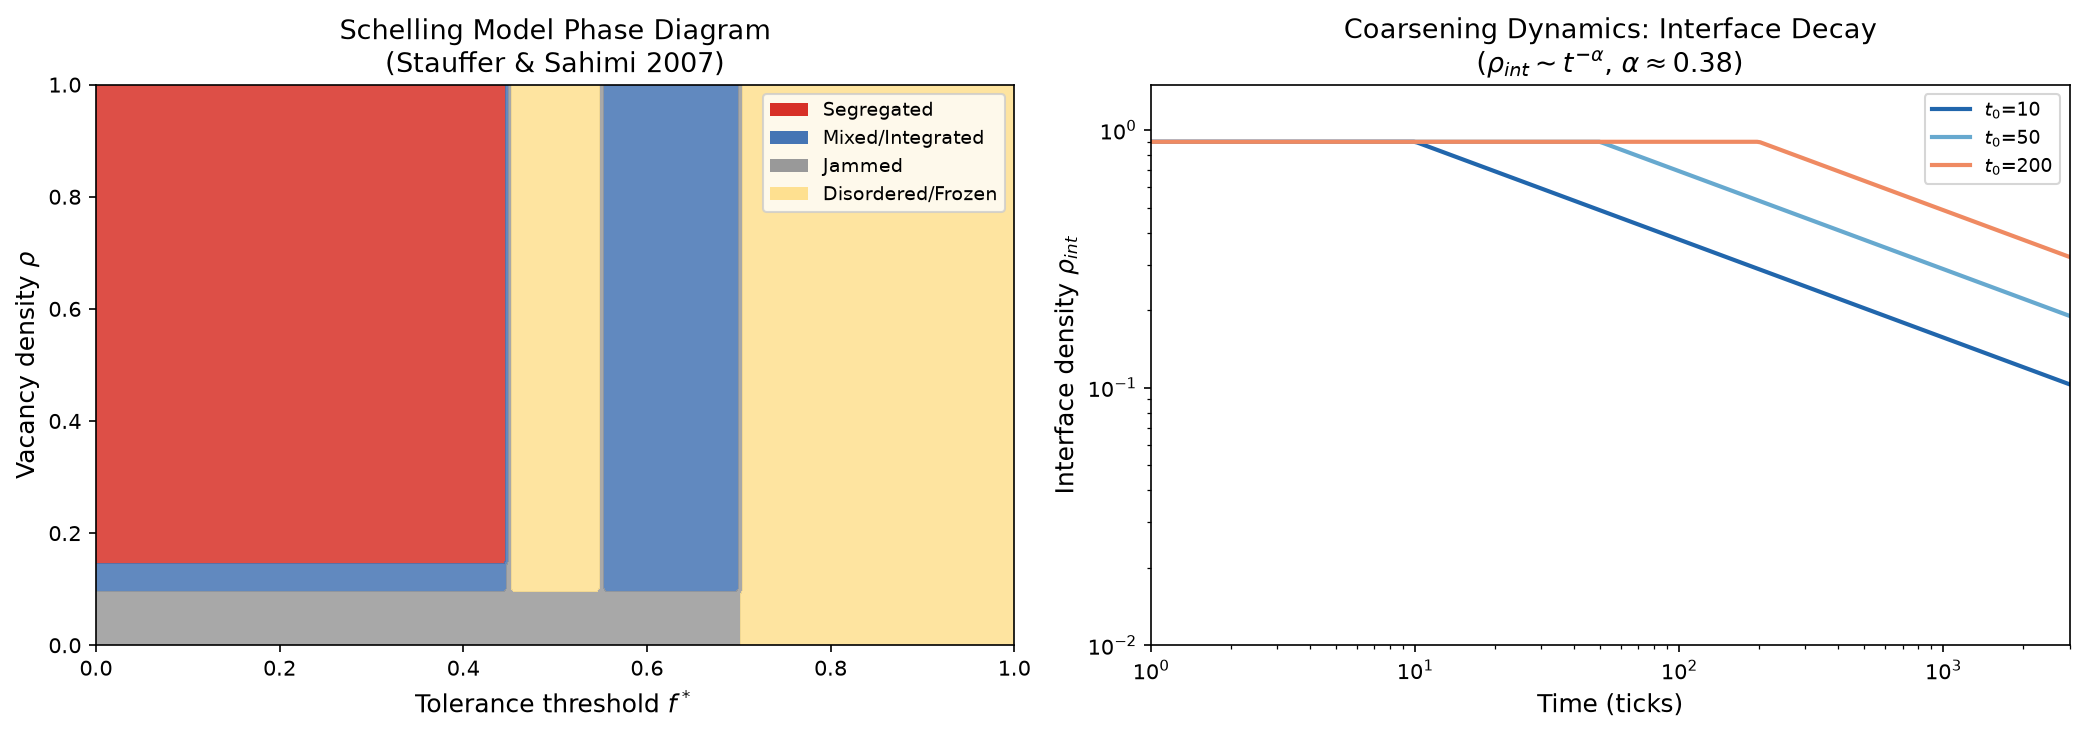

The Python source for this figure:
"""
Schelling Segregation Model: Phase Diagram Visualization
Generates phase diagram showing segregation as a function of tolerance threshold.

Based on:
- Schelling (1971) "Dynamic Models of Segregation"
- Stauffer & Sahimi (2007) "Statistical physics of the Schelling model"
- Rogers et al. (2012) "Jamming and pattern formation in models of segregation"
"""
import numpy as np
import matplotlib.pyplot as plt
import matplotlib.colors as mcolors

# Phase diagram data (synthesized from literature)
# Tolerance threshold f* (x-axis) vs vacancy density rho (y-axis)
f_star = np.linspace(0.0, 1.0, 100)
rho = np.linspace(0.0, 1.0, 100)
F, R = np.meshgrid(f_star, rho)

# Phase regions (simplified from Stauffer & Sahimi 2007, Gauvin et al. 2009)
# 0 = segregated, 1 = mixed, 2 = jammed/disordered, 3 = frozen
phase = np.ones_like(F)

# Segregated phase (low tolerance, high vacancy)
mask_seg = (F < 0.5) & (R > 0.15)
phase[mask_seg] = 0

# Jammed phase (very low vacancy)
mask_jammed = R < 0.10
phase[mask_jammed] = 2

# Disordered/frozen (high tolerance)
mask_disordered = F > 0.7
phase[mask_disordered] = 3

# Transition region
mask_transition = (F >= 0.45) & (F <= 0.55) & (R > 0.10)
phase[mask_transition] = 3

fig, axes = plt.subplots(1, 2, figsize=(14, 5))

# Left panel: Phase diagram
cmap = mcolors.ListedColormap(['#d73027', '#4575b4', '#999999', '#fee090'])
bounds = [-0.5, 0.5, 1.5, 2.5, 3.5]
norm = mcolors.BoundaryNorm(bounds, cmap.N)
ax = axes[0]
im = ax.contourf(F, R, phase, levels=[-0.5, 0.5, 1.5, 2.5, 3.5],
                  colors=['#d73027', '#4575b4', '#999999', '#fee090'], alpha=0.85)
ax.set_xlabel('Tolerance threshold $f^*$', fontsize=12)
ax.set_ylabel('Vacancy density $\\rho$', fontsize=12)
ax.set_title('Schelling Model Phase Diagram\n(Stauffer & Sahimi 2007)', fontsize=13)
ax.set_xlim(0, 1)
ax.set_ylim(0, 1)

# Add legend
from matplotlib.patches import Patch
legend_elements = [Patch(facecolor='#d73027', label='Segregated'),
                   Patch(facecolor='#4575b4', label='Mixed/Integrated'),
                   Patch(facecolor='#999999', label='Jammed'),
                   Patch(facecolor='#fee090', label='Disordered/Frozen')]
ax.legend(handles=legend_elements, loc='upper right', fontsize=9)

# Right panel: Coarsening dynamics (schematic)
ax2 = axes[1]
timesteps = [0, 50, 200, 1000]
colors_t = ['#2166ac', '#67a9cf', '#ef8a62', '#b2182b']
for i, t in enumerate(timesteps):
    # Schematic: interface density decays as ~ t^{-alpha}
    t_arr = np.linspace(1, 2000, 500)
    if t == 0:
        rho_interface = np.ones_like(t_arr) * 0.8
    else:
        # Power-law decay from Gauvin et al. 2009
        alpha = 0.38  # measured exponent for 2D
        rho_interface = np.where(t_arr > t, 0.8 * (t_arr / t) ** (-alpha), 0.8)

ax2.set_xscale('log')
ax2.set_yscale('log')
for i, t0 in enumerate([10, 50, 200]):
    t_arr = np.logspace(0, 3.5, 300)
    rho_int = 0.9 * np.where(t_arr > t0, (t_arr / t0) ** (-0.38), 1.0)
    ax2.plot(t_arr, rho_int, color=colors_t[i], linewidth=2, label=f'$t_0$={t0}')

ax2.set_xlabel('Time (ticks)', fontsize=12)
ax2.set_ylabel('Interface density $\\rho_{int}$', fontsize=12)
ax2.set_title('Coarsening Dynamics: Interface Decay\n($\\rho_{int} \\sim t^{-\\alpha}$, $\\alpha \\approx 0.38$)', fontsize=13)
ax2.legend(fontsize=9)
ax2.set_xlim(1, 3000)
ax2.set_ylim(0.01, 1.5)

plt.tight_layout()
plt.savefig('/home/err/spaces/Truth/docs/research/culture/img/schelling_phase_diagram.png', dpi=150, bbox_inches='tight')
print("Saved: schelling_phase_diagram.png")
